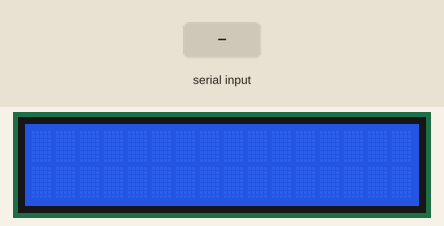
Bench run of a sketch on a simulated Arduino Uno, built with avr-gcc and run on an emulated ATmega328P. Shown: 16×2 character LCD. The inputs (shaded band) are chosen by the test bench.

Above: at 1.2 s.
1.3 s: "success" received over Serial
At 2.7 s:
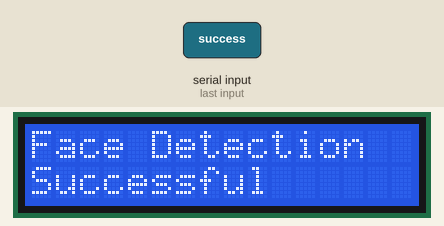
3.8 s: "failure" received over Serial
At 5.8 s:
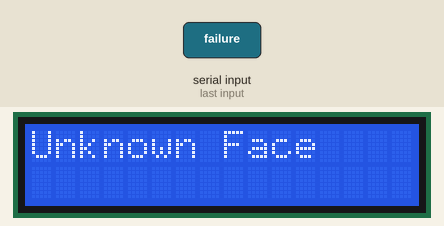
Timing chart, 0 to 7.3 s (numbered marks = the images above; inputs shaded):
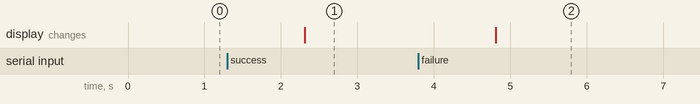

The sketch:

facial_req.ino.ino
```cpp
#include <LiquidCrystal.h>

const int rs = 12, en = 11, d4 = 5, d5 = 4, d6 = 3, d7 = 2;
LiquidCrystal lcd(rs, en, d4, d5, d6, d7);

void setup() {
  lcd.begin(16, 2);
  Serial.begin(9600);
}

void loop() {

  // Read from serial port
  if(Serial.available()){
    String s = Serial.readString();
      if(s == "success"){
        lcd.clear();
        lcd.print("Face Detection");
        lcd.setCursor(0, 1);
        lcd.print("Successful");
      }else if(s == "failure"){
        lcd.clear();
        lcd.print("Unknown Face");
      }
  }

}
```

Measured:
- after the input at 1.3 s, the display: changes after 1.0 s (image 1)
- after the input at 3.8 s, the display: changes after 1.0 s (image 2)
